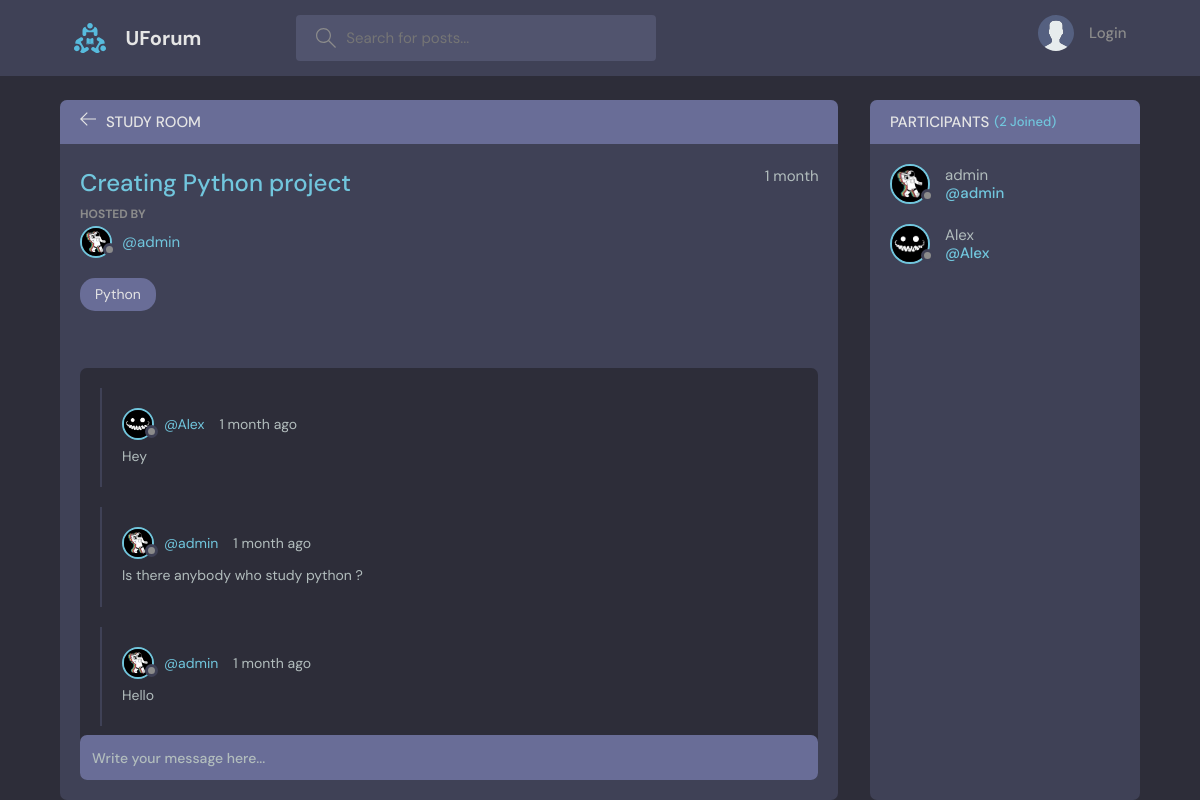
Page /room/3/ on the committed database.
### base/models.py (models this page shows, shortened)
class Room(models.Model):
    host = models.ForeignKey(User, on_delete=models.SET_NULL, null=True)
    topic = models.ForeignKey(Topic, on_delete=models.SET_NULL, null=True)
    name = models.CharField(max_length=200)
    description = models.TextField(null=True, blank=True)
    participants = models.ManyToManyField(User, related_name='participants', blank=True)
    update = models.DateTimeField(auto_now=True)
    created = models.DateTimeField(auto_now_add=True)
    class Meta:
        ordering = ['-update', '-created']

class User(AbstractUser):
    name = models.CharField(max_length=200, null=True)
    email = models.EmailField(unique=True, null=True)
    bio = models.TextField(null=True)
    avatar = models.ImageField(null=True, default="avatar.svg")
    USERNAME_FIELD = 'email'
    REQUIRED_FIELDS = []

class Topic(models.Model):
    name = models.CharField(max_length=200)
    def __str__(self):
        return self.name

class Message(models.Model):
    user = models.ForeignKey(User, on_delete=models.CASCADE)
    room = models.ForeignKey(Room, on_delete=models.CASCADE)
    body = models.TextField()
    update = models.DateTimeField(auto_now=True)
    created = models.DateTimeField(auto_now_add=True)
    class Meta:
        ordering = ['-update', '-created']

### base/views.py (the view, shortened to what this page needs)
# urls.py: path('room/<str:pk>/', views.getRoom)
def room(request, pk):
    room = Room.objects.get(id=pk)
    room_messages = room.message_set.all()
    participants = room.participants.all()
    context = {'room': room,
               'room_messages': room_messages,
               'participants': participants
               }
    return render(request, 'base/room.html', context)

### base/templates/base/room.html (shortened to what this page needs)
{% extends 'main.html' %}
{% block content %}
<main class="profile-page layout layout--2">
    <div class="container">
        <div class="room">
            <div class="room__top">
                <div class="room__topLeft">
                    <a href="{{ request.META.HTTP_REFERER }}">
                        <svg version="1.1" xmlns="http://www.w3.org/2000/svg" width="32" height="32"
                             viewBox="0 0 32 32">
                            <title>arrow-left</title>
                            <path
                                    d="M13.723 2.286l-13.723 13.714 13.719 13.714 1.616-1.611-10.96-10.96h27.625v-2.286h-27.625l10.965-10.965-1.616-1.607z"
                            ></path>
                        </svg>
                    </a>
                    <h3>Study Room</h3>
                </div>
            </div>
            <div class="room__box scroll">
                <div class="room__header scroll">
                    <div class="room__info">
                        <h3>{{room.name}}</h3>
                        <span>{{room.created|timesince}}</span>
                    </div>
                    <div class="room__hosted">
                        <p>Hosted By</p>
                        <a href="{% url 'user-profile' room.host.id %}" class="room__author">
                            <div class="avatar avatar--small">
                                <img src="{{room.host.avatar.url}}"/>
                            </div>
                            <span>@{{room.host.username}}</span>
                        </a>
                    </div>
                    <span class="room__topics">{{room.topic}}</span>
                </div>
                <div class="room__conversation">
                    <div class="threads scroll">
                      {% for message in room_messages %}
                        <div class="thread">
                            <div class="thread__top">
                                <div class="thread__author">
                                    <a href="{% url 'user-profile' message.user.id %}" class="thread__authorInfo">
                                        <div class="avatar avatar--small">
                                            <img src="{{message.user.avatar.url}}"/>
                                        </div>
                                        <span>@{{message.user.username}}</span>
                                    </a>
                                    <span class="thread__date">{{message.created|timesince}} ago</span>
                                </div>
                            </div>
                            <div class="thread__details">
                                {{message.body}}
                            </div>
                        </div>
                      {% endfor %}
                    </div>
                </div>
            </div>
            <div class="room__message">
                <form action="" method="POST">
                    <input name="body" placeholder="Write your message here..."/></form>
            </div>
        </div>
        <div class="participants">
            <h3 class="participants__top">Participants <span>({{participants.count}} Joined)</span></h3>
            <div class="participants__list scroll">
              {% for user in participants %}
                <a href="{% url 'user-profile' user.id%}" class="participant">
                    <div class="avatar avatar--medium">
                        <img src="{{user.avatar.url}}"/>
                    </div>
                    <p>
                        {{user.username}}
                        <span>@{{user.username}}</span>
                    </p>
                </a>
                {% endfor %}
            </div>
        </div>
    </div>
</main>
{% endblock %}

### rows in the picture
Room: name "Creating Python project", created "1 month", host.avatar (picture), host.username "admin", topic "Python"
Message: user.avatar (picture), user.username "Alex", created "1 month", body "Hey"
Message: user.avatar (picture), user.username "admin", created "1 month", body "Is there anybody who study python ?"
Message: user.avatar (picture), user.username "admin", created "1 month", body "Hello"
User: avatar (picture), username "admin"
User: avatar (picture), username "Alex"

### other values in the picture
{{ participants.count }} "2"
